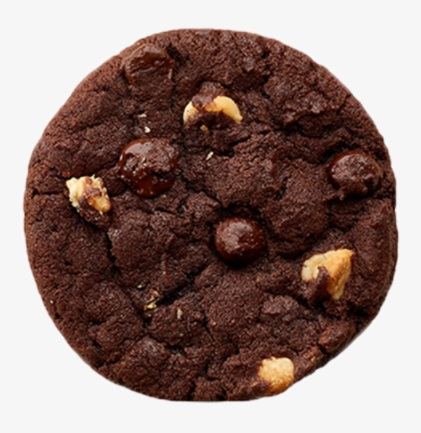
#> input picture Handcrafted Visual Features/Images/쿠키.jpg, 421 x 433 px, found by its file name; its folder holds 4 pictures in this run; the run also reads 1 picture not shown here
$ jupyter execute --allow-errors CodingLab.ipynb   (older library calls are emulated)
#> lines starting #> are read from the running program, lines starting #| are printed output that depends on the picture
[cell 1]
import pandas as pd
import pickle
import numpy as np
import random
from skimage.feature import hog

import cv2

[cell 2]
## 이미지 로드를 위한 함수들
from os import listdir
from os.path import isfile, join

## 지정된 폴더 내부의 모든 이미지 파일의 Path를 읽어오는 함수
def get_sample_datalist(path='./'):
    print('Getting sample data list..')
    imagefile_path_list = [f for f in listdir(path) if isfile(join(path, f))]

    return imagefile_path_list

## 입력된 모든 Path에 대응되는 이미지를 읽어오는 함수
def load_my_data(imagefile_path_list, test=None):
    print('load_my_data')
    x = []
    for path in imagefile_path_list:
        img = cv2.imread(path)

        #이미지는 256x256으로 모두 리사이즈
        if img.shape[:2] != (256,256):
            img = cv2.resize(img, (256,256))
        x.append(img)

    return x

[cell 3]
## Color Histogram을 추출하는 함수 - 자세한 내용은 Coding Lab 수업 참고
def get_color_histogram(x):

  hist_feature = []

  for i in range(len(x)):

    curr_img_hsv = cv2.cvtColor(x[i], cv2.COLOR_BGR2HSV)

    curr_hist = cv2.calcHist([curr_img_hsv], [0], None, [20], [0, 180])

    curr_hist = curr_hist.squeeze().astype(np.float64)

    hist_feature.append(curr_hist/np.sum(curr_hist))

  return hist_feature

[cell 4]
## HOG Feature를 추출하는 함수 - 자세한 내용은 Coding Lab 수업 참고
def get_hog_feature(x):

  hog_feature = []

  for i in range(len(x)):

    curr_img_hsv = cv2.cvtColor(x[i], cv2.COLOR_BGR2HSV)

    _, curr_hog = hog(curr_img_hsv[:,:,2], orientations=9, pixels_per_cell=(8, 8),
                	cells_per_block=(2, 2), visualize=True, multichannel=False)

    curr_hog = np.reshape(curr_hog, [-1])

    hog_feature.append(curr_hog)

  return hog_feature

[cell 5]
## 본 프로그램 시작
# 현재 위치의 모든 이미지 파일을 Query Image로 읽어오기
x_pathlist = get_sample_datalist()
#> (the rest of this cell did not finish here and is left out)

[cell 6]
from matplotlib import pyplot as plt

# Target Image Loading...
target_image_path = ['./쿠키.jpg']
img_target = load_my_data(target_image_path)
#> in load_my_data, img is the input picture: shape (433, 421, 3); mean B, G, R 116.4, 122.1, 144.3
#> in load_my_data (call 2), `img = cv2.resize(img, (256,256))`:
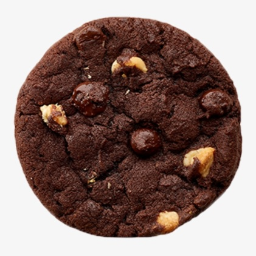
#> img: shape (256, 256, 3); mean B, G, R 116.4, 122, 144.3
#> img_target = 1 item

# Target Image Showing...
plt.imshow(img_target[0][:,:,::-1])
plt.title('Target Image')

[cell 7]
# Target Image Matching...(color histogram)
color_hist_target = get_color_histogram(img_target)[0]
#> the loop in get_color_histogram, `for i in range(len(x)): ` made 1 pass
#> color_hist_target = 20 values, max 0.91 at index 0, min 0.000275 at index 17, mean 0.05

# 모든 이미지마다 color histogram 추출 후, target이 되는 이미지의 color histogram과 query image 각각의 color histogram마다 분포 차이를 계산해서 제곱하여 합한다.
# 그 개별 값들을 distance 배열에 넣고
#> (the rest of this cell did not finish here and is left out)

[cell 8]
# Target Image Matching...(HOG feature...)
hog_feature_target = get_hog_feature(img_target)[0]
#> the loop in get_hog_feature, `for i in range(len(x)): ` made 1 pass
#> after the loop in get_hog_feature, `for i in range(len(x)):`: hog_feature = 1 item
